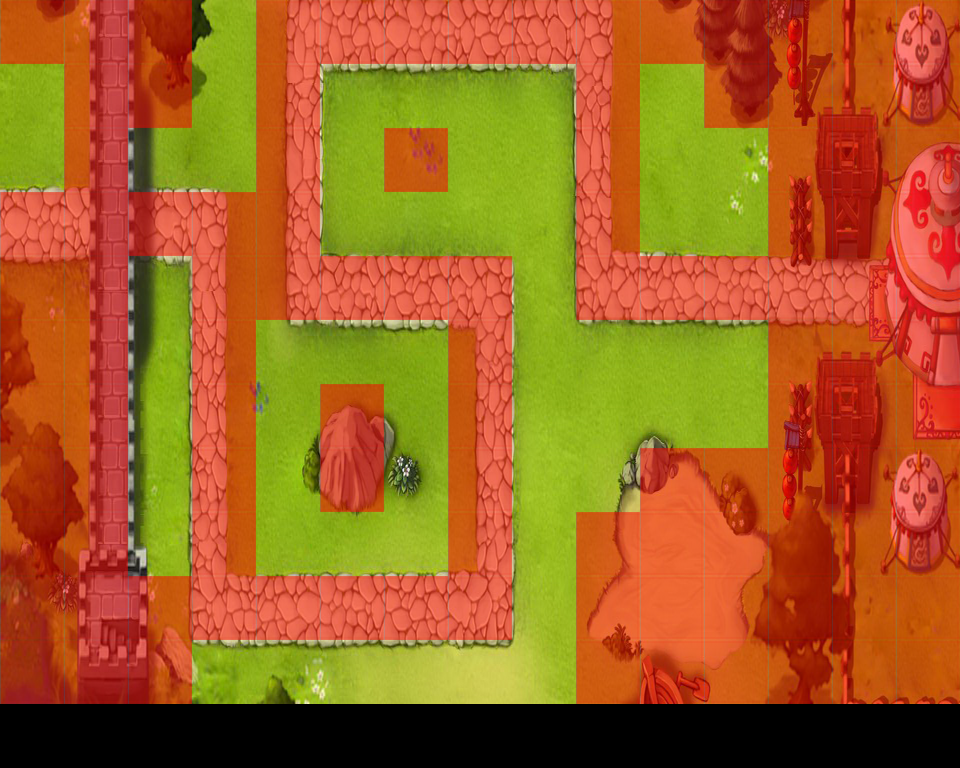

A level layout from a 2D game, rendered from its tile map. Below: a short description, then the map file with tile-grid data replaced by summaries:
An orthogonal 15x12 tile map with 64x64 px tiles, 2 tile layers (bg, Meta), 2 tilesets and 10 objects (waypoint1, waypoint2, waypoint3, waypoint4, waypoint5, ...).

<map version="1.0" orientation="orthogonal" width="15" height="12" tilewidth="64" tileheight="64">
 <tileset firstgid="1" name="Stage02_map_editor-hd" tilewidth="64" tileheight="64">
  <image source="Stage02_map_editor-hd.png" width="960" height="1280" />
 </tileset>
 <tileset firstgid="301" name="mate_tiles" tilewidth="64" tileheight="64">
  <image source="mate_tiles.png" width="128" height="64" />
  <tile id="0">
   <properties>
    <property name="Colidable" value="True" />
   </properties>
  </tile>
  <tile id="1">
   <properties>
    <property name="Colidable" value="True" />
   </properties>
  </tile>
 </tileset>
 <layer name="bg" width="15" height="12">
  <data>[180 cells, 165 non-empty, 165 distinct tile ids]</data>
 </layer>
 <objectgroup name="waypoint" width="15" height="12">
  <object name="waypoint1" x="-40" y="209" />
  <object name="waypoint2" x="205" y="209" />
  <object name="waypoint3" x="205" y="609" />
  <object name="waypoint4" x="482" y="609" />
  <object name="waypoint5" x="482" y="282" />
  <object name="waypoint6" x="304" y="282" />
  <object name="waypoint7" x="304" y="26" />
  <object name="waypoint8" x="580" y="26" />
  <object name="waypoint9" x="580" y="279" />
  <object name="waypoint10" x="865" y="279" />
 </objectgroup>
 <layer name="Meta" width="15" height="12">
  <data>[180 cells, 109 non-empty, 1 distinct tile ids]</data>
 </layer>
</map>